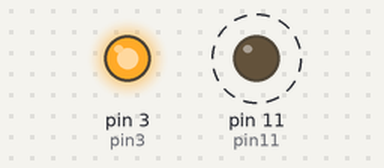
This sketch was run on a simulated Arduino Uno, built with avr-gcc and run on an emulated ATmega328P. On the bench: output pins drawn as LEDs (lit = HIGH). Dashed ring = blinking.

Above: at 0.1 s.
Timing chart, 0 to 3.0 s (numbered marks = the images above):
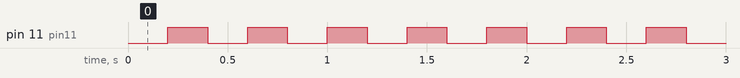

The sketch:

Blink_an_led_on_matrix.ino
```cpp
int pin3=3; //Connect the matrix pin 9 to Uno pin 3
int pin11=11;//Connect the matrix pin 13 to Uno pin 11
void setup() {
// put your setup code here, to run once:
pinMode(pin3,OUTPUT);
pinMode(pin11,OUTPUT);
digitalWrite(pin3,HIGH);
digitalWrite(pin11,HIGH);
}
void loop() {
  // put your main code here, to run repeatedly:
digitalWrite(pin11,LOW);//set the pin11 low，led will be turned on
delay(200);
digitalWrite(pin11,HIGH);//set the pin 11 high，led will be turned off。
delay(200);
}
```

Measured:
- by itself, pin 11 (pin11): alternates HIGH for 0.20 s and LOW for 0.20 s
